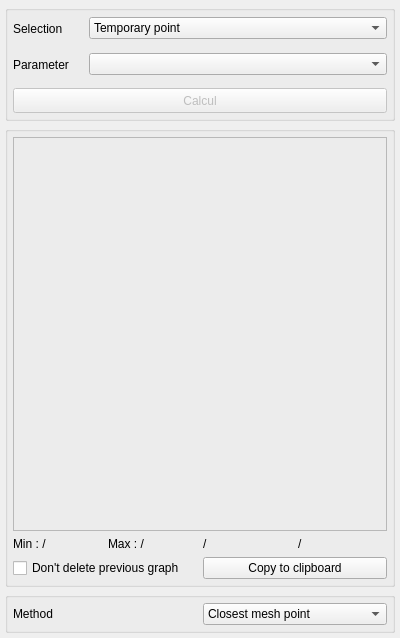
<?xml version="1.0" encoding="UTF-8"?>
<ui version="4.0">
 <class>Main_TemporalGraph</class>
 <widget class="QWidget" name="Main_TemporalGraph">
  <property name="geometry">
   <rect>
    <x>0</x>
    <y>0</y>
    <width>400</width>
    <height>638</height>
   </rect>
  </property>
  <property name="windowTitle">
   <string>Form</string>
  </property>
  <layout class="QVBoxLayout" name="verticalLayout" stretch="0,2,0">
   <property name="spacing">
    <number>5</number>
   </property>
   <property name="leftMargin">
    <number>5</number>
   </property>
   <property name="topMargin">
    <number>5</number>
   </property>
   <property name="rightMargin">
    <number>5</number>
   </property>
   <property name="bottomMargin">
    <number>5</number>
   </property>
   <item>
    <widget class="QGroupBox" name="groupBox_14">
     <property name="sizePolicy">
      <sizepolicy hsizetype="Preferred" vsizetype="Fixed">
       <horstretch>0</horstretch>
       <verstretch>0</verstretch>
      </sizepolicy>
     </property>
     <property name="minimumSize">
      <size>
       <width>0</width>
       <height>80</height>
      </size>
     </property>
     <property name="maximumSize">
      <size>
       <width>16777215</width>
       <height>16777215</height>
      </size>
     </property>
     <property name="title">
      <string/>
     </property>
     <layout class="QGridLayout" name="gridLayout_13" columnstretch="0,2">
      <property name="leftMargin">
       <number>5</number>
      </property>
      <property name="topMargin">
       <number>5</number>
      </property>
      <property name="rightMargin">
       <number>5</number>
      </property>
      <property name="bottomMargin">
       <number>5</number>
      </property>
      <property name="horizontalSpacing">
       <number>20</number>
      </property>
      <property name="verticalSpacing">
       <number>11</number>
      </property>
      <item row="0" column="1">
       <widget class="QComboBox" name="comboBox_2">
        <property name="sizePolicy">
         <sizepolicy hsizetype="Preferred" vsizetype="Fixed">
          <horstretch>0</horstretch>
          <verstretch>0</verstretch>
         </sizepolicy>
        </property>
        <property name="minimumSize">
         <size>
          <width>0</width>
          <height>20</height>
         </size>
        </property>
        <item>
         <property name="text">
          <string>Temporary point</string>
         </property>
        </item>
        <item>
         <property name="text">
          <string>Points of active vector layer</string>
         </property>
        </item>
       </widget>
      </item>
      <item row="2" column="1">
       <widget class="QComboBox" name="comboBox_parametreschooser">
        <property name="sizePolicy">
         <sizepolicy hsizetype="Preferred" vsizetype="Fixed">
          <horstretch>0</horstretch>
          <verstretch>0</verstretch>
         </sizepolicy>
        </property>
        <property name="minimumSize">
         <size>
          <width>0</width>
          <height>20</height>
         </size>
        </property>
       </widget>
      </item>
      <item row="2" column="0">
       <widget class="QLabel" name="label_22">
        <property name="sizePolicy">
         <sizepolicy hsizetype="Preferred" vsizetype="Fixed">
          <horstretch>0</horstretch>
          <verstretch>0</verstretch>
         </sizepolicy>
        </property>
        <property name="minimumSize">
         <size>
          <width>0</width>
          <height>25</height>
         </size>
        </property>
        <property name="text">
         <string>Parameter</string>
        </property>
       </widget>
      </item>
      <item row="0" column="0">
       <widget class="QLabel" name="label_19">
        <property name="sizePolicy">
         <sizepolicy hsizetype="Preferred" vsizetype="Fixed">
          <horstretch>0</horstretch>
          <verstretch>0</verstretch>
         </sizepolicy>
        </property>
        <property name="minimumSize">
         <size>
          <width>0</width>
          <height>25</height>
         </size>
        </property>
        <property name="text">
         <string>Selection</string>
        </property>
       </widget>
      </item>
      <item row="3" column="0" colspan="2">
       <widget class="QPushButton" name="pushButton_limni">
        <property name="enabled">
         <bool>false</bool>
        </property>
        <property name="sizePolicy">
         <sizepolicy hsizetype="Preferred" vsizetype="Fixed">
          <horstretch>0</horstretch>
          <verstretch>0</verstretch>
         </sizepolicy>
        </property>
        <property name="minimumSize">
         <size>
          <width>0</width>
          <height>25</height>
         </size>
        </property>
        <property name="text">
         <string>Calcul</string>
        </property>
        <property name="icon">
         <iconset>
          <normaloff>:/plugins/PostTelemac/icons/Play_48x48.png</normaloff>:/plugins/PostTelemac/icons/Play_48x48.png</iconset>
        </property>
       </widget>
      </item>
     </layout>
    </widget>
   </item>
   <item>
    <widget class="QGroupBox" name="groupBox_15">
     <property name="sizePolicy">
      <sizepolicy hsizetype="Preferred" vsizetype="Preferred">
       <horstretch>0</horstretch>
       <verstretch>0</verstretch>
      </sizepolicy>
     </property>
     <property name="title">
      <string/>
     </property>
     <layout class="QGridLayout" name="gridLayout_14" rowstretch="3,0,0">
      <property name="leftMargin">
       <number>5</number>
      </property>
      <property name="topMargin">
       <number>5</number>
      </property>
      <property name="rightMargin">
       <number>5</number>
      </property>
      <property name="bottomMargin">
       <number>5</number>
      </property>
      <item row="1" column="2">
       <widget class="QLabel" name="label_X">
        <property name="text">
         <string>/</string>
        </property>
       </widget>
      </item>
      <item row="1" column="1">
       <widget class="QLabel" name="label_max">
        <property name="text">
         <string>Max : /</string>
        </property>
       </widget>
      </item>
      <item row="1" column="0">
       <widget class="QLabel" name="label_min">
        <property name="maximumSize">
         <size>
          <width>16777215</width>
          <height>16777215</height>
         </size>
        </property>
        <property name="text">
         <string>Min : /</string>
        </property>
       </widget>
      </item>
      <item row="2" column="0" colspan="2">
       <widget class="QCheckBox" name="checkBox">
        <property name="text">
         <string>Don't delete previous graph</string>
        </property>
       </widget>
      </item>
      <item row="1" column="3">
       <widget class="QLabel" name="label_Y">
        <property name="text">
         <string>/</string>
        </property>
       </widget>
      </item>
      <item row="0" column="0" colspan="4">
       <widget class="QFrame" name="frame">
        <property name="frameShape">
         <enum>QFrame::StyledPanel</enum>
        </property>
        <property name="frameShadow">
         <enum>QFrame::Plain</enum>
        </property>
       </widget>
      </item>
      <item row="2" column="2" colspan="2">
       <widget class="QPushButton" name="pushButton_graphtemp_pressepapier">
        <property name="text">
         <string>Copy to clipboard</string>
        </property>
       </widget>
      </item>
     </layout>
     <zorder>frame</zorder>
     <zorder>label_max</zorder>
     <zorder>label_min</zorder>
     <zorder>checkBox</zorder>
     <zorder>label_X</zorder>
     <zorder>label_Y</zorder>
     <zorder>pushButton_graphtemp_pressepapier</zorder>
    </widget>
   </item>
   <item>
    <widget class="QGroupBox" name="groupBox_16">
     <property name="sizePolicy">
      <sizepolicy hsizetype="Preferred" vsizetype="Fixed">
       <horstretch>0</horstretch>
       <verstretch>0</verstretch>
      </sizepolicy>
     </property>
     <property name="maximumSize">
      <size>
       <width>16777215</width>
       <height>16777215</height>
      </size>
     </property>
     <property name="title">
      <string/>
     </property>
     <layout class="QGridLayout" name="gridLayout_15">
      <property name="leftMargin">
       <number>5</number>
      </property>
      <property name="topMargin">
       <number>5</number>
      </property>
      <property name="rightMargin">
       <number>5</number>
      </property>
      <property name="bottomMargin">
       <number>5</number>
      </property>
      <item row="0" column="0">
       <widget class="QLabel" name="label_10">
        <property name="text">
         <string>Method</string>
        </property>
       </widget>
      </item>
      <item row="0" column="1">
       <widget class="QComboBox" name="comboBox">
        <item>
         <property name="text">
          <string>Closest mesh point</string>
         </property>
        </item>
       </widget>
      </item>
     </layout>
    </widget>
   </item>
  </layout>
 </widget>
 <resources/>
 <connections/>
</ui>
